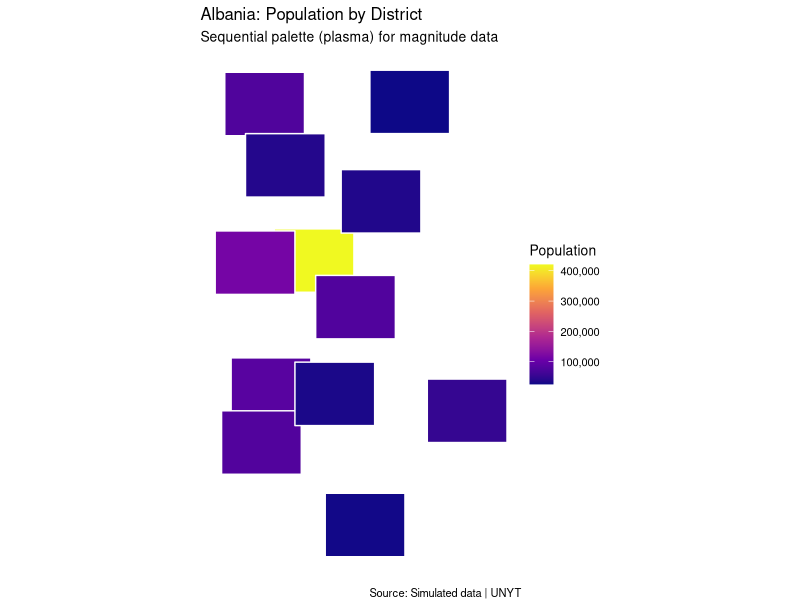
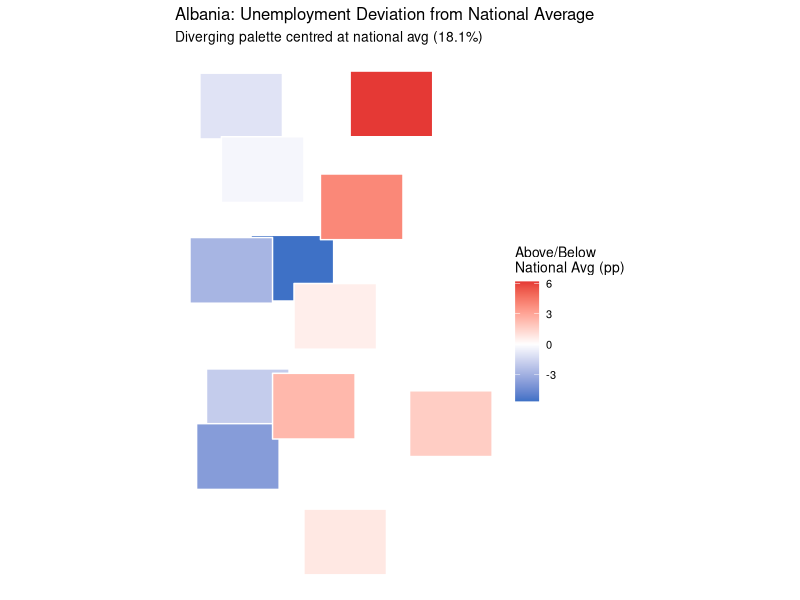
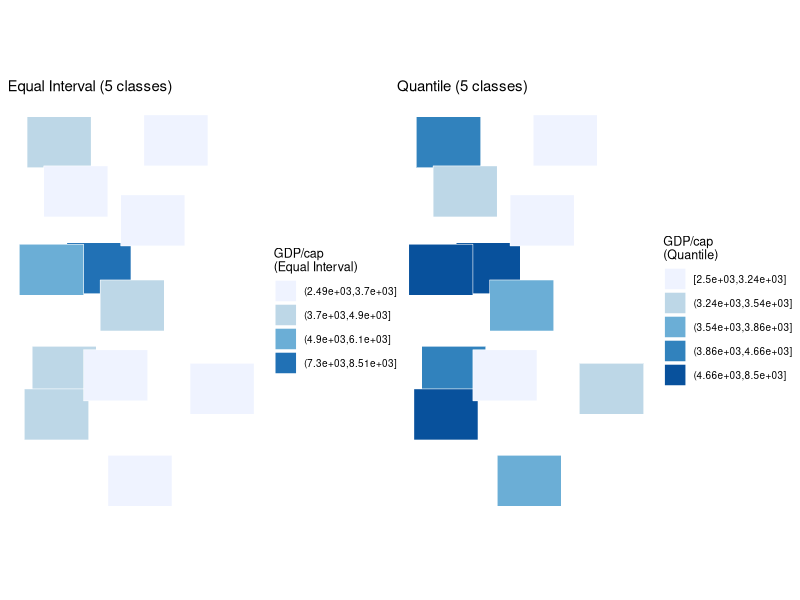
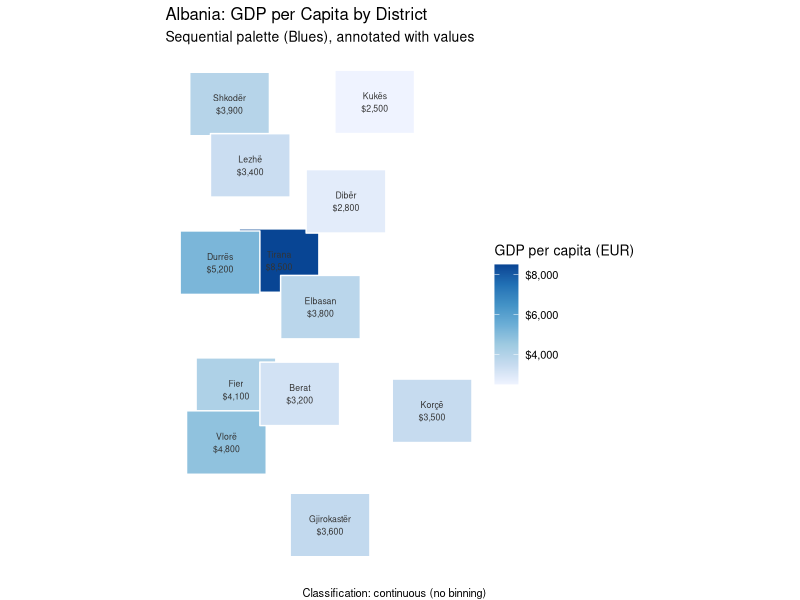

Write R code to recreate these figures, in order.
# ============================================================
# Workshop 5 — Module 6: Choropleth Maps
# Integrated R Script — UNYT Tirana
# ============================================================
library(tidyverse); library(sf); dir.create("output", showWarnings = FALSE)

# ── 1. SIMULATED ALBANIA DISTRICTS WITH DATA ────────────
# 12 districts (simplified) with population and GDP data
set.seed(42)
districts <- tibble(
  name = c("Tirana", "Durrës", "Elbasan", "Fier", "Korçë", "Shkodër",
           "Vlorë", "Berat", "Dibër", "Gjirokastër", "Kukës", "Lezhë"),
  population = c(420000, 115000, 78000, 85000, 51000, 77000,
                 79000, 32000, 36000, 28000, 26000, 38000),
  gdp_per_cap = c(8500, 5200, 3800, 4100, 3500, 3900,
                  4800, 3200, 2800, 3600, 2500, 3400),
  unemployment = c(12.5, 15.3, 18.7, 16.2, 19.8, 17.1,
                   14.3, 20.5, 22.1, 18.9, 24.3, 17.8),
  # Simplified centroids (for demonstration)
  lon = c(19.82, 19.45, 20.08, 19.55, 20.78, 19.51,
          19.49, 19.95, 20.24, 20.14, 20.42, 19.64),
  lat = c(41.33, 41.32, 41.11, 40.72, 40.62, 42.07,
          40.47, 40.70, 41.61, 40.08, 42.08, 41.78))

# Create simple rectangular "district" polygons around centroids
# (In real work, you'd load actual administrative boundaries)
make_rect <- function(lon, lat, dx = 0.25, dy = 0.15) {
  coords <- matrix(c(lon-dx, lat-dy, lon+dx, lat-dy,
    lon+dx, lat+dy, lon-dx, lat+dy, lon-dx, lat-dy), ncol = 2, byrow = TRUE)
  st_polygon(list(coords))
}
geom <- pmap(list(districts$lon, districts$lat), ~make_rect(..1, ..2))
districts_sf <- st_sf(districts, geometry = st_sfc(geom, crs = 4326))

# ── 2. CHOROPLETH WITH ggplot2 + geom_sf ────────────────
# Sequential palette for population (magnitude)
p_pop <- ggplot(districts_sf) +
  geom_sf(aes(fill = population), color = "white", linewidth = 0.5) +
  scale_fill_viridis_c(option = "plasma", name = "Population",
    labels = scales::comma) +
  theme_void(base_size = 10) +
  labs(title = "Albania: Population by District",
       subtitle = "Sequential palette (plasma) for magnitude data",
       caption = "Source: Simulated data | UNYT")
ggsave("output/choropleth_population.png", p_pop, width = 7, height = 8, dpi = 300)

# Diverging palette for unemployment (deviation from national average)
nat_avg <- mean(districts$unemployment)
p_unemp <- ggplot(districts_sf) +
  geom_sf(aes(fill = unemployment - nat_avg), color = "white", linewidth = 0.5) +
  scale_fill_gradient2(low = "#1565C0", mid = "white", high = "#E53935",
    midpoint = 0, name = "Above/Below\nNational Avg (pp)") +
  theme_void(base_size = 10) +
  labs(title = "Albania: Unemployment Deviation from National Average",
       subtitle = paste0("Diverging palette centred at national avg (",
                         round(nat_avg, 1), "%)"))
ggsave("output/choropleth_unemployment.png", p_unemp, width = 7, height = 8, dpi = 300)

# ── 3. CLASSIFICATION METHODS ───────────────────────────
# Equal interval
p_equal <- ggplot(districts_sf) +
  geom_sf(aes(fill = cut(gdp_per_cap, breaks = 5)), color = "white") +
  scale_fill_brewer(palette = "Blues", name = "GDP/cap\n(Equal Interval)") +
  theme_void(base_size = 9) + labs(title = "Equal Interval (5 classes)")

# Quantile (equal count per class)
brks_quant <- quantile(districts$gdp_per_cap, probs = seq(0, 1, 0.2))
p_quant <- ggplot(districts_sf) +
  geom_sf(aes(fill = cut(gdp_per_cap, breaks = brks_quant, include.lowest = TRUE)),
    color = "white") +
  scale_fill_brewer(palette = "Blues", name = "GDP/cap\n(Quantile)") +
  theme_void(base_size = 9) + labs(title = "Quantile (5 classes)")

library(patchwork)
ggsave("output/classification_comparison.png", p_equal | p_quant,
  width = 12, height = 6, dpi = 300)

# ── 4. tmap (static + interactive toggle) ───────────────
# library(tmap)
# # Static
# tmap_mode("plot")
# tm_shape(districts_sf) +
#   tm_fill("gdp_per_cap", style = "jenks", n = 5,
#     palette = "Blues", title = "GDP/cap (EUR)") +
#   tm_borders(col = "white", lwd = 0.5) +
#   tm_text("name", size = 0.5) +
#   tm_layout(title = "Albania: GDP per Capita",
#     legend.outside = TRUE)
#
# # Interactive (one command switch!)
# tmap_mode("view")
# # Same tm_ code now renders as leaflet map in browser

# ── 5. ANNOTATED CHOROPLETH (best practice) ─────────────
p_best <- ggplot(districts_sf) +
  geom_sf(aes(fill = gdp_per_cap), color = "white", linewidth = 0.5) +
  geom_sf_text(aes(label = paste0(name, "\n", scales::dollar(gdp_per_cap))),
    size = 2.2, color = "grey20") +
  scale_fill_distiller(palette = "Blues", direction = 1,
    name = "GDP per capita (EUR)", labels = scales::dollar) +
  theme_void(base_size = 10) +
  labs(title = "Albania: GDP per Capita by District",
       subtitle = "Sequential palette (Blues), annotated with values",
       caption = "Classification: continuous (no binning)")
ggsave("output/choropleth_annotated.png", p_best, width = 7, height = 8, dpi = 300)

cat("\n── All W05-M06 R outputs saved ──\n")
